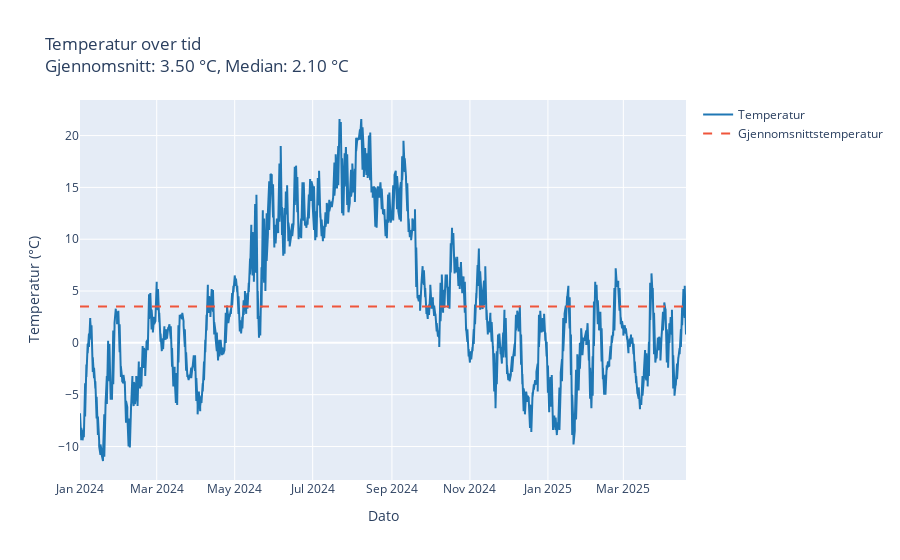
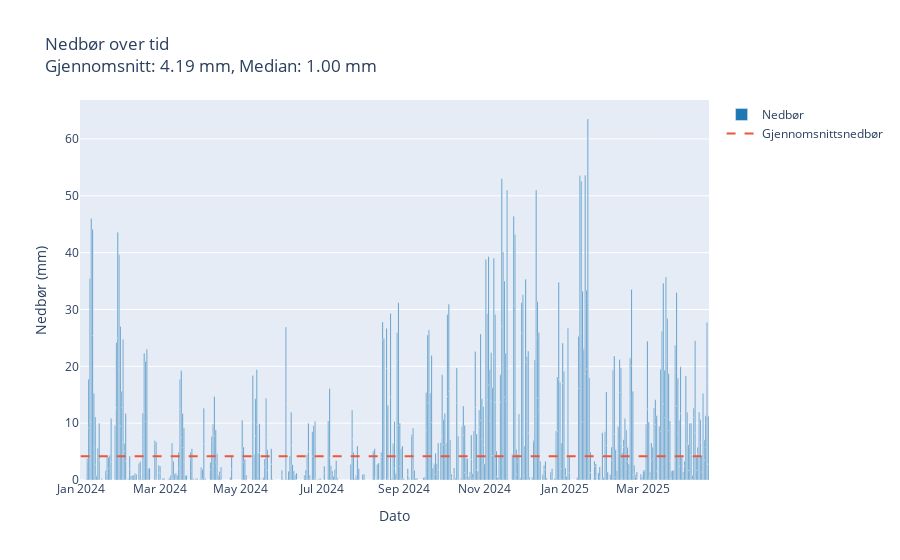
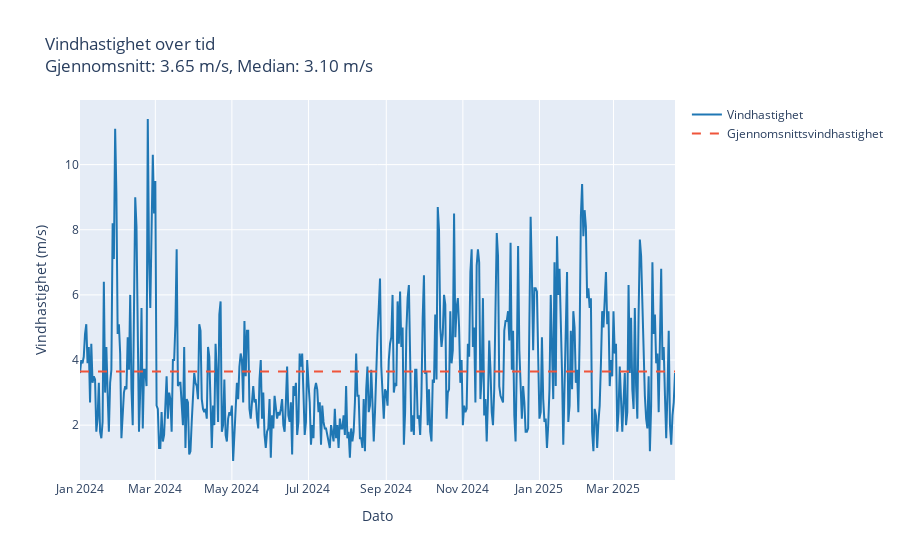
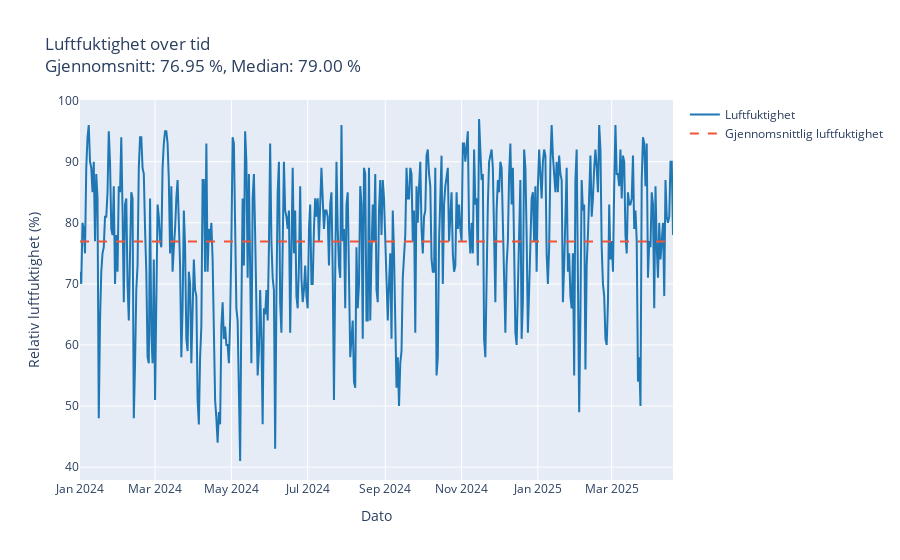

Here is the notebook cell these charts were saved with, in order:
### Code cell
# Importerer nødvendige biblioteker
import pandas as pd
import plotly.graph_objects as go

# Leser data fra de separate CSV-filene
temperature_data = pd.read_csv("../data/temperature_data.csv")
precipitation_data = pd.read_csv("../data/precipitation_data.csv")
wind_speed_data = pd.read_csv("../data/wind_speed_data.csv")
humidity_data = pd.read_csv("../data/humidity_data.csv")

# Konverterer referansetiden til datetime for alle datasettene
temperature_data['referenceTime'] = pd.to_datetime(temperature_data['referenceTime'])
precipitation_data['referenceTime'] = pd.to_datetime(precipitation_data['referenceTime'])
wind_speed_data['referenceTime'] = pd.to_datetime(wind_speed_data['referenceTime'])
humidity_data['referenceTime'] = pd.to_datetime(humidity_data['referenceTime'])

# Plotter temperaturdata
fig_temp = go.Figure()
fig_temp.add_trace(go.Scatter(
    x=temperature_data['referenceTime'],
    y=temperature_data['value'],
    mode='lines',
    name='Temperatur',
    line=dict(color='#1f77b4')
))
mean_temp = temperature_data['value'].mean()
median_temp = temperature_data['value'].median()
fig_temp.add_trace(go.Scatter(
    x=temperature_data['referenceTime'],
    y=[mean_temp] * len(temperature_data['referenceTime']),
    mode='lines',
    line=dict(dash='dash', color='rgba(31, 119, 180)'),
    name='Gjennomsnittstemperatur'
))
fig_temp.update_layout(
    title=f"Temperatur over tid<br>Gjennomsnitt: {mean_temp:.2f} °C, Median: {median_temp:.2f} °C",
    xaxis_title="Dato",
    yaxis_title="Temperatur (°C)"
)
fig_temp.show()

# Plotter nedbørsdata
fig_precip = go.Figure()
fig_precip.add_trace(go.Bar(
    x=precipitation_data['referenceTime'],
    y=precipitation_data['value'],
    name='Nedbør',
    marker=dict(color='#1f77b4')
))
mean_precip = precipitation_data['value'].mean()
median_precip = precipitation_data['value'].median()
fig_precip.add_trace(go.Scatter(
    x=precipitation_data['referenceTime'],
    y=[mean_precip] * len(precipitation_data['referenceTime']),
    mode='lines',
    line=dict(dash='dash', color='rgba(31, 119, 180)'),
    name='Gjennomsnittsnedbør'
))
fig_precip.update_layout(
    title=f"Nedbør over tid<br>Gjennomsnitt: {mean_precip:.2f} mm, Median: {median_precip:.2f} mm",
    xaxis_title="Dato",
    yaxis_title="Nedbør (mm)"
)
fig_precip.show()

# Plotter vindhastighetsdata
fig_wind = go.Figure()
fig_wind.add_trace(go.Scatter(
    x=wind_speed_data['referenceTime'],
    y=wind_speed_data['value'],
    mode='lines',
    name='Vindhastighet',
    line=dict(color='#1f77b4')
))
mean_wind = wind_speed_data['value'].mean()
median_wind = wind_speed_data['value'].median()
fig_wind.add_trace(go.Scatter(
    x=wind_speed_data['referenceTime'],
    y=[mean_wind] * len(wind_speed_data['referenceTime']),
    mode='lines',
    line=dict(dash='dash', color='rgba(31, 119, 180)'),
    name='Gjennomsnittsvindhastighet'
))
fig_wind.update_layout(
    title=f"Vindhastighet over tid<br>Gjennomsnitt: {mean_wind:.2f} m/s, Median: {median_wind:.2f} m/s",
    xaxis_title="Dato",
    yaxis_title="Vindhastighet (m/s)"
)
fig_wind.show()

# Plotter luftfuktighetsdata
fig_humidity = go.Figure()
fig_humidity.add_trace(go.Scatter(
    x=humidity_data['referenceTime'],
    y=humidity_data['value'],
    mode='lines',
    name='Luftfuktighet',
    line=dict(color='#1f77b4')
))
mean_humidity = humidity_data['value'].mean()
median_humidity = humidity_data['value'].median()
fig_humidity.add_trace(go.Scatter(
    x=humidity_data['referenceTime'],
    y=[mean_humidity] * len(humidity_data['referenceTime']),
    mode='lines',
    line=dict(dash='dash', color='rgba(31, 119, 180)'),
    name='Gjennomsnittlig luftfuktighet'
))
fig_humidity.update_layout(
    title=f"Luftfuktighet over tid<br>Gjennomsnitt: {mean_humidity:.2f} %, Median: {median_humidity:.2f} %",
    xaxis_title="Dato",
    yaxis_title="Relativ luftfuktighet (%)"
)
fig_humidity.show()

### Figure 1 — Plotly figure (JSON) as saved in the notebook; plotly's stock layout.template omitted (floating-point values rounded to 4 significant figures; data arrays with more than 128 entries replaced by an {"elided": "..."} marker saying what was removed)
{"data": [{"line": {"color": "#1f77b4"}, "mode": "lines", "name": "Temperatur", "type": "scatter", "x": {"elided": "950 str values"}, "y": {"elided": "950 float values"}}, {"line": {"color": "rgba(31, 119, 180)", "dash": "dash"}, "mode": "lines", "name": "Gjennomsnittstemperatur", "type": "scatter", "x": {"elided": "950 str values"}, "y": {"elided": "950 float values"}}], "layout": {"title": {"text": "Temperatur over tid<br>Gjennomsnitt: 3.50 °C, Median: 2.10 °C"}, "xaxis": {"title": {"text": "Dato"}}, "yaxis": {"title": {"text": "Temperatur (°C)"}}}}

### Figure 2 — Plotly figure (JSON) as saved in the notebook; plotly's stock layout.template omitted (floating-point values rounded to 4 significant figures; data arrays with more than 128 entries replaced by an {"elided": "..."} marker saying what was removed)
{"data": [{"marker": {"color": "#1f77b4"}, "name": "Nedbør", "type": "bar", "x": {"elided": "950 str values"}, "y": {"elided": "950 float values"}}, {"line": {"color": "rgba(31, 119, 180)", "dash": "dash"}, "mode": "lines", "name": "Gjennomsnittsnedbør", "type": "scatter", "x": {"elided": "950 str values"}, "y": {"elided": "950 float values"}}], "layout": {"title": {"text": "Nedbør over tid<br>Gjennomsnitt: 4.19 mm, Median: 1.00 mm"}, "xaxis": {"title": {"text": "Dato"}}, "yaxis": {"title": {"text": "Nedbør (mm)"}}}}

### Figure 3 — Plotly figure (JSON) as saved in the notebook; plotly's stock layout.template omitted (floating-point values rounded to 4 significant figures; data arrays with more than 128 entries replaced by an {"elided": "..."} marker saying what was removed)
{"data": [{"line": {"color": "#1f77b4"}, "mode": "lines", "name": "Vindhastighet", "type": "scatter", "x": {"elided": "475 str values"}, "y": {"elided": "475 float values"}}, {"line": {"color": "rgba(31, 119, 180)", "dash": "dash"}, "mode": "lines", "name": "Gjennomsnittsvindhastighet", "type": "scatter", "x": {"elided": "475 str values"}, "y": {"elided": "475 float values"}}], "layout": {"title": {"text": "Vindhastighet over tid<br>Gjennomsnitt: 3.65 m/s, Median: 3.10 m/s"}, "xaxis": {"title": {"text": "Dato"}}, "yaxis": {"title": {"text": "Vindhastighet (m/s)"}}}}

### Figure 4 — Plotly figure (JSON) as saved in the notebook; plotly's stock layout.template omitted (floating-point values rounded to 4 significant figures; data arrays with more than 128 entries replaced by an {"elided": "..."} marker saying what was removed)
{"data": [{"line": {"color": "#1f77b4"}, "mode": "lines", "name": "Luftfuktighet", "type": "scatter", "x": {"elided": "475 str values"}, "y": {"elided": "475 float values"}}, {"line": {"color": "rgba(31, 119, 180)", "dash": "dash"}, "mode": "lines", "name": "Gjennomsnittlig luftfuktighet", "type": "scatter", "x": {"elided": "475 str values"}, "y": {"elided": "475 float values"}}], "layout": {"title": {"text": "Luftfuktighet over tid<br>Gjennomsnitt: 76.95 %, Median: 79.00 %"}, "xaxis": {"title": {"text": "Dato"}}, "yaxis": {"title": {"text": "Relativ luftfuktighet (%)"}}}}
